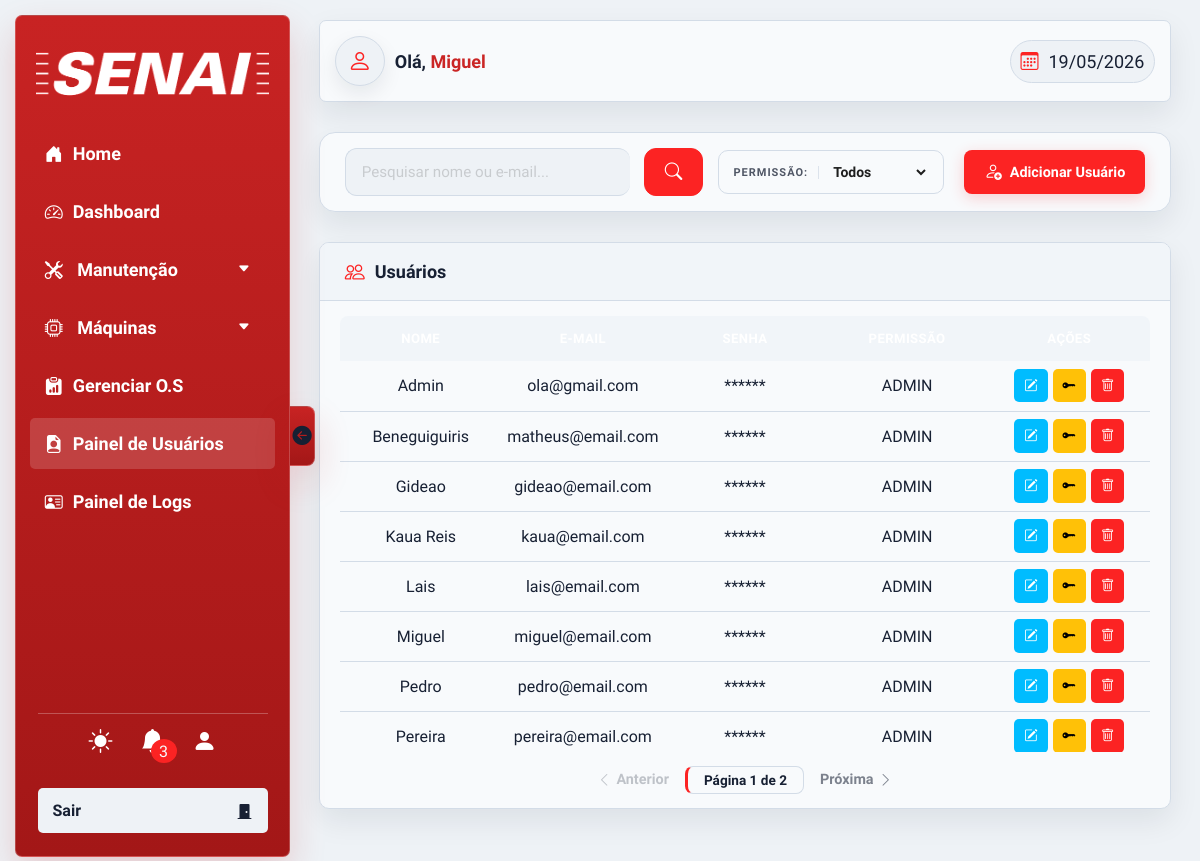
Page /php/views/usuarios.php?erro=id_invalido (signed in) on the earlier database version.
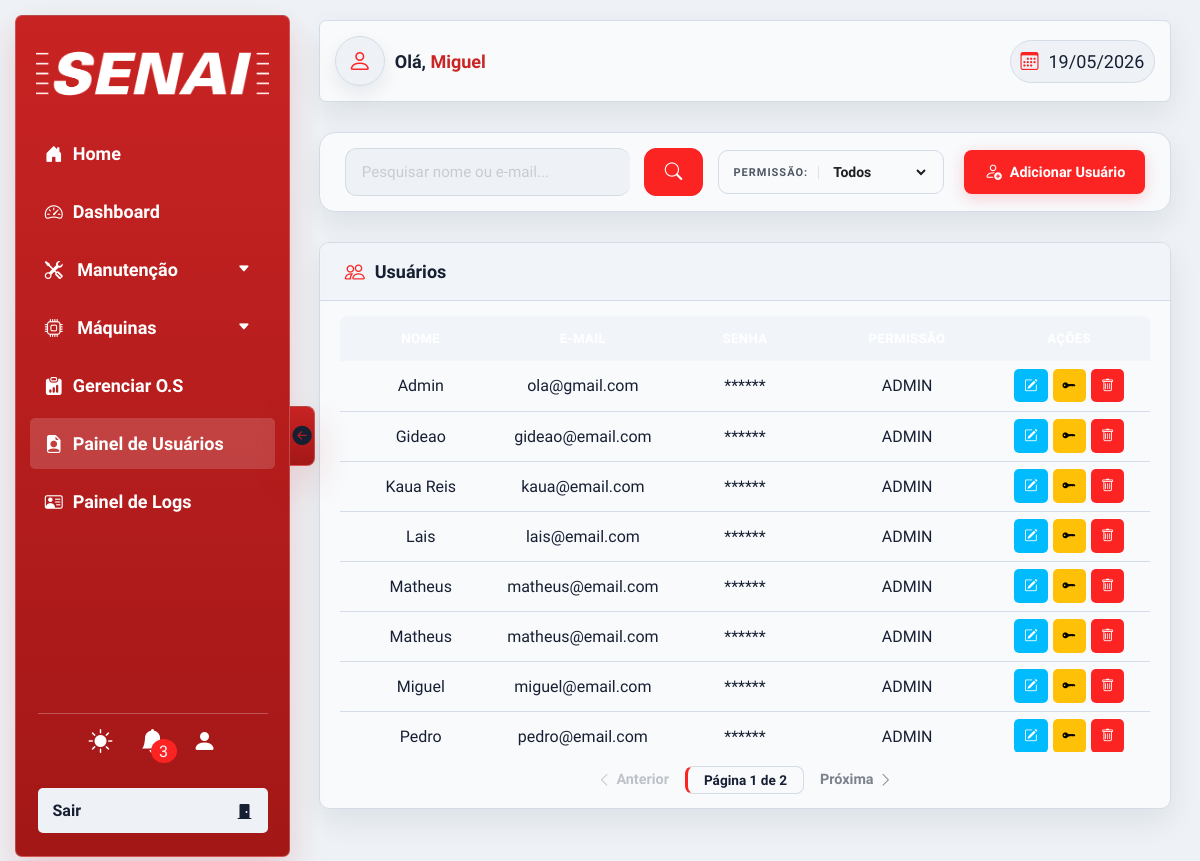
Same page on the later database version.
### tables this page shows
CREATE TABLE `usuarios` (
  `id` int(11) NOT NULL,
  `nome` varchar(200) NOT NULL,
  `email` varchar(200) NOT NULL,
  `senha` varchar(245) NOT NULL,
  `senha_padrao` int(11) NOT NULL DEFAULT 1,
  `permissao` enum('ADMIN','GESTOR','NORMAL') NOT NULL DEFAULT 'NORMAL',
  `foto` varchar(255) DEFAULT NULL
);

### php/views/usuarios.php (the view, shortened to what the changed rows need)
<?php
require __DIR__ . '/../configs/conexao.php';
$pagina_atual = isset($_GET['page']) ? (int) $_GET['page'] : 1;
$limite = 8;
$where = "";
$offset = ($pagina_atual - 1) * $limite;
$sql = "SELECT * FROM usuarios" . $where . " ORDER BY nome ASC LIMIT $limite OFFSET $offset";
$resultado = $conn->query($sql);
?>
<!DOCTYPE html>
<html lang="pt-br" data-tema="">
<head>
    <link rel="stylesheet" href="../../css/style.css">
    <link rel="stylesheet" href="../../css/nav.css">
    <link rel="stylesheet" href="../../css/header.css">
    <link rel="stylesheet" href="../../css/modal.css">
    <link rel="stylesheet" href="../../css/global.css">
    <link rel="stylesheet" href="https://cdn.jsdelivr.net/npm/bootstrap-icons@1.13.1/font/bootstrap-icons.min.css">
</head>
<body>
    <section class="sec-main">
        <div class="tabela-bg2">
            <div class="tabela-titulo">
                <h2>Usuários</h2>
            </div>
            <div class="tabela-wrapper">
                <table class="tabela-main">
                    <thead>
                        <th>Nome</th>
                        <th>E-mail</th>
                        <th>Senha</th>
                        <th>Permissão</th>
                        <th>Ações</th>
                    <tbody id="tabela-usuarios">
                        <?php
                        if ($resultado && $resultado->num_rows > 0) {
                            while ($linha = $resultado->fetch_assoc()) {
                                echo "<tr>";
                                echo "<td>" . htmlspecialchars($linha["nome"]) . "</td>";
                                echo "<td>" . htmlspecialchars($linha["email"]) . "</td>";
                                echo "<td>******</td>";
                                echo "<td> <div class='div-permissao'>" . htmlspecialchars($linha["permissao"]) . "</div></td>";
                                echo "<td>
                                        <div style='display: flex; gap: 5px; justify-content: center;'>
                                            <button class='btnAcao editar' type='button' title='Editar Usuário' onclick=\"showModal('edicaoUser', " . $linha['id'] . ")\"><i class='bi bi-pencil-square'></i></button>
                                            <button class='btnAcao deletar' type='button' style='background-color: #ffc107; color: #000;' title='Resetar Senha' onclick=\"showModal('resetPass', " . $linha['id'] . ")\"><i class='bi bi-key-fill'></i></button>
                                            <button class='btnAcao deletar' type='button' title='Excluir Usuário' onclick=\"showModal('dell', " . $linha['id'] . ",'usuario')\"><i class='bi bi-trash'></i></button>
                                        </div>
                                      </td>";
                                echo "</tr>";
                            }
                        } else {
                            echo "<tr><td colspan='5' style='text-align:center; padding: 30px; color: #888;'>Nenhum usuário encontrado para esta pesquisa.</td></tr>";
                        }
                        ?>
                    </tbody>
                </table>
            </div>
        </div>
    </section>
</body>
</html>

Differences in the rows shown:
no longer on this page (row edited): usuarios: nome "Pereira", email "pereira@email.com", permissao "ADMIN"
changed usuarios (number 5 of 8 on the later page): nome "Beneguiguiris" → "Matheus"; moves down the list
added usuarios: nome "Matheus", email "matheus@email.com", permissao "ADMIN"
